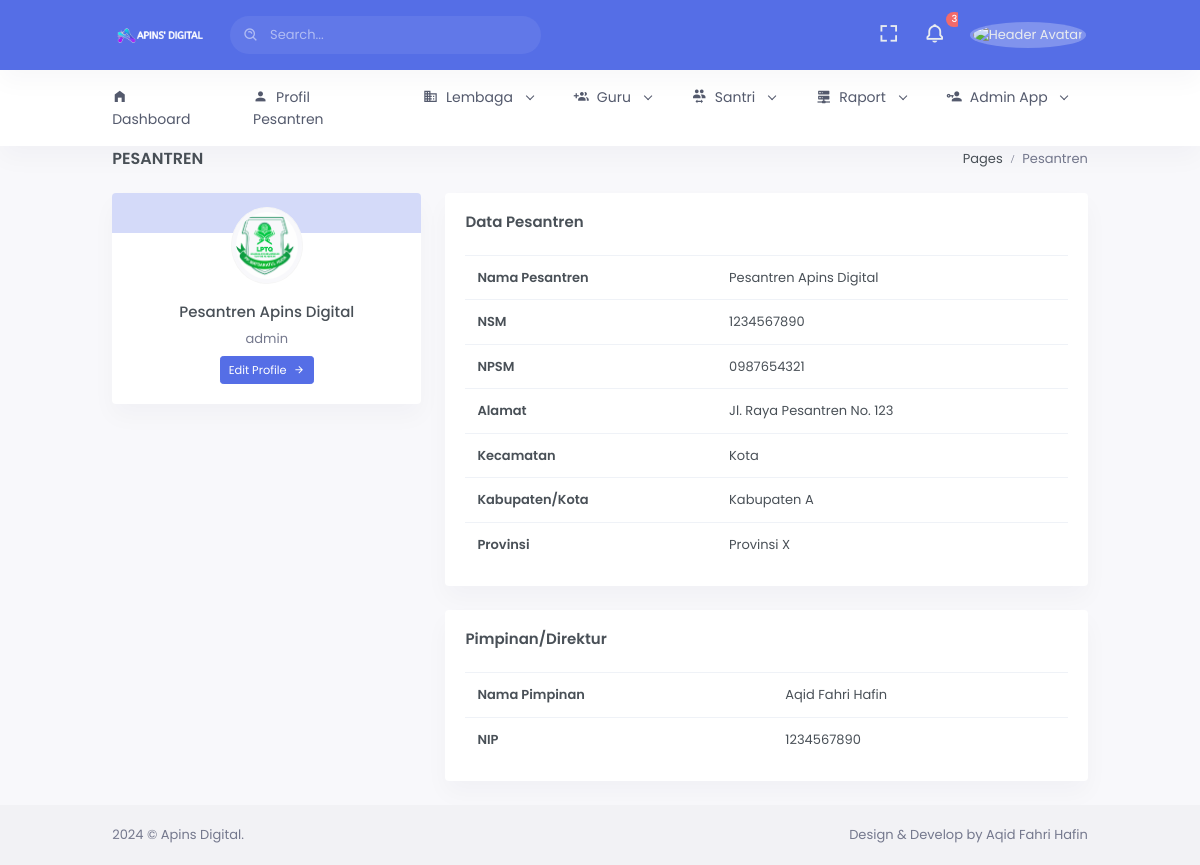
The page /index.php/admin/pesantren on the database its author committed.
### tables this page shows
CREATE TABLE pesantren (
    pesantren_id VARCHAR(32) PRIMARY KEY, 
    nama_lembaga VARCHAR(255),
    nsm VARCHAR(20),
    npsm VARCHAR(20),
    alamat TEXT,
    kecamatan VARCHAR(50),
    kabupaten VARCHAR(50),
    provinsi VARCHAR(50),
    pimpinan VARCHAR(100),
    nip VARCHAR(20),
    logo VARCHAR(255),
    create_at TIMESTAMP DEFAULT CURRENT_TIMESTAMP
);

### application/controllers/admin/Pesantren.php (called while the page is built, shortened)
<?php
class Pesantren extends CI_Controller {
	public function __construct() {
        $this->load->model('PesantrenModel');
    }
	public function index() {
		$data['title'] = 'Pesantren';
		$data['pesantren'] = $this->PesantrenModel->get_pesantren();
        $data['content_view'] = 'admin/profilpesantren/index';
        $this->load->view('templates/content', $data);
	}
}

### index.php (called while the page is built, shortened)
<?php
require_once BASEPATH.'core/CodeIgniter.php';

### application/models/PesantrenModel.php (called while the page is built, shortened)
<?php
class PesantrenModel extends CI_Model {
    public function get_pesantren() {
        $query = $this->db->get('pesantren');
        return $query->result_array();
    }
}?>

### application/views/admin/profilpesantren/index.php (shortened to what this page needs)
<?php foreach ($pesantren as $result): ?>
           <div class="row">
                <div class="col-xl-4">
                    <div class="card overflow-hidden">
                        <div class="bg-soft-primary">
                            <div class="row">
                                <div class="col-7">
                                    <div class="text-primary p-3">
                                    </div>
                                </div>
                            </div>
                        </div>
                        <div class="card-body pt-0">
                            <div class="row" align="center">
                                <div class="col-sm-12">
                                    <div class="avatar-md profile-user-wid mb-4">
                                        <img src="<?php echo base_url('upload/logo/'.$result['logo']); ?>" alt=""
                                            class="img-thumbnail rounded-circle">
                                    </div>
                                    <h5 class="font-size-15 text-truncate"><?php echo $result['nama_lembaga']; ?></h5>
                                    <p class="text-muted mb-0 text-truncate">admin</p>
                                    <div class="mt-2">
                                        <a href="" class="btn btn-primary waves-effect waves-light btn-sm" data-toggle="modal" data-target=".pesantren<?php echo $result['pesantren_id']; ?>">Edit
                                            Profile <i class="mdi mdi-arrow-right ml-1"></i></a>
                                    </div>
                                </div>
                            </div>
                        </div>
                    </div>
                </div>
                <div class="col-xl-8">
                    <div class="card">
                        <div class="card-body">
                            <h4 class="card-title mb-4">Data Pesantren</h4>
                            <div class="table-responsive">
                                <table class="table table-nowrap mb-0">
                                    <tbody>
                                        <tr>
                                            <th scope="row">Nama Pesantren</th>
                                            <td><?php echo $result['nama_lembaga']; ?></td>
                                        </tr>
                                        <tr>
                                            <th scope="row">NSM </th>
                                            <td><?php echo $result['nsm']; ?></td>
                                        </tr>
                                        <tr>
                                            <th scope="row">NPSM </th>
                                            <td><?php echo $result['npsm']; ?></td>
                                        </tr>
                                        <tr>
                                            <th scope="row">Alamat </th>
                                            <td><?php echo $result['alamat']; ?></td>
                                        </tr>
                                        <tr>
                                            <th scope="row">Kecamatan </th>
                                            <td><?php echo $result['kecamatan']; ?></td>
                                        </tr>
                                        <tr>
                                            <th scope="row">Kabupaten/Kota </th>
                                            <td><?php echo $result['kabupaten']; ?></td>
                                        </tr>
                                        <tr>
                                            <th scope="row">Provinsi </th>
                                            <td><?php echo $result['provinsi']; ?></td>
                                        </tr>
                                    </tbody>
                                </table>
                            </div>
                        </div>
                    </div>
                    <div class="card">
                        <div class="card-body">
                            <h4 class="card-title mb-4">Pimpinan/Direktur</h4>
                            <div class="table-responsive">
                                <table class="table table-nowrap mb-0">
                                    <tbody>
                                        <tr>
                                            <th scope="row">Nama Pimpinan </th>
                                            <td><?php echo $result['pimpinan']; ?></td>
                                        </tr>
                                        <tr>
                                            <th scope="row">NIP </th>
                                            <td><?php echo $result['nip']; ?></td>
                                        </tr>
                                    </tbody>
                                </table>
                            </div>
                        </div>
                    </div>
                </div>
            </div>
<?php endforeach; ?>

### rows shown on the page
pesantren: logo (picture), nama_lembaga "Pesantren Apins Digital", nsm "1234567890", npsm "0987654321", alamat "Jl. Raya Pesantren No. 123", kecamatan "Kota", kabupaten "Kabupaten A", provinsi "Provinsi X", pimpinan "Aqid Fahri Hafin", nip "1234567890"

### other values the page prints
$title "PESANTREN"
$title "Pesantren"
